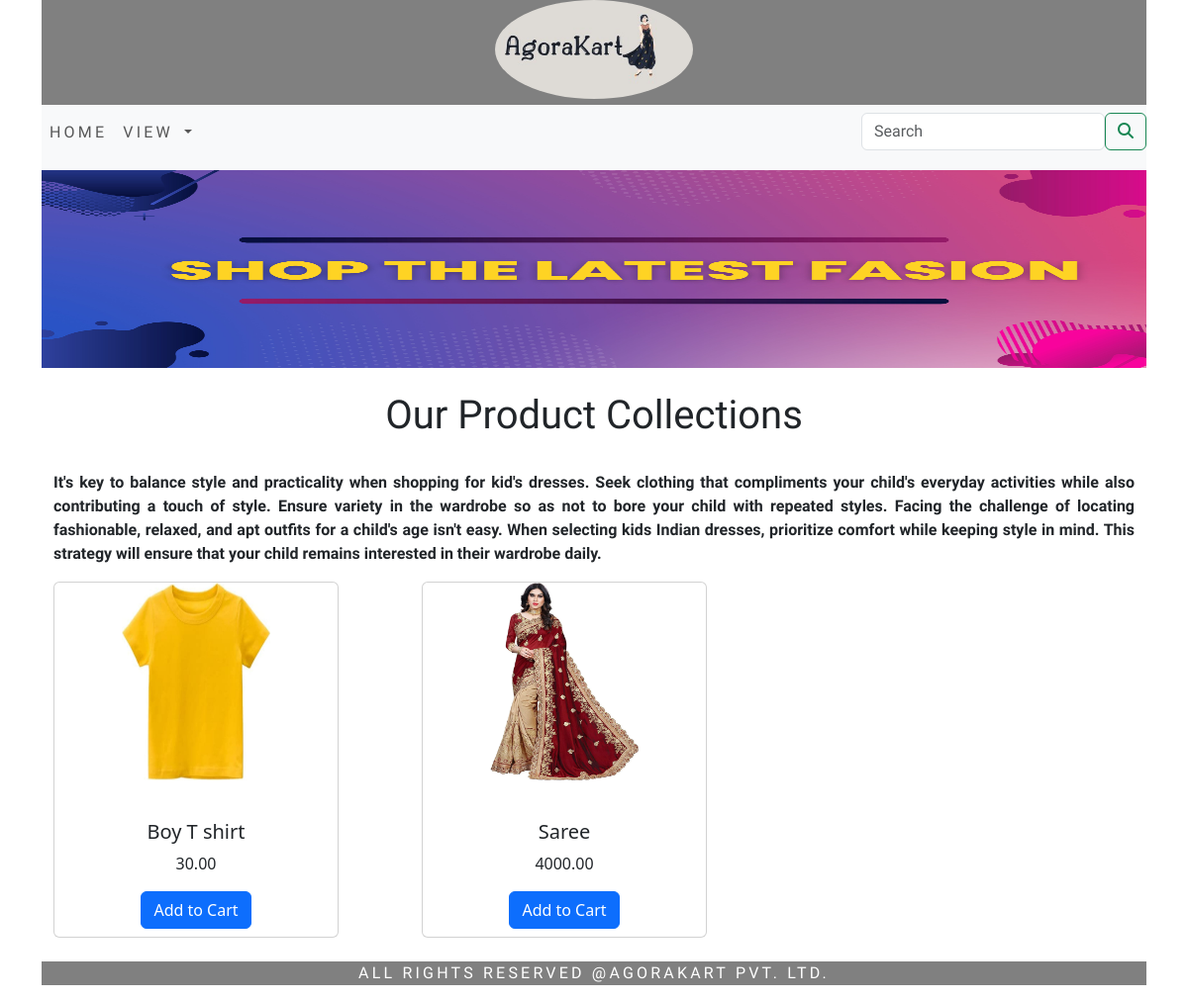
The app's page /agorakart/, older data.
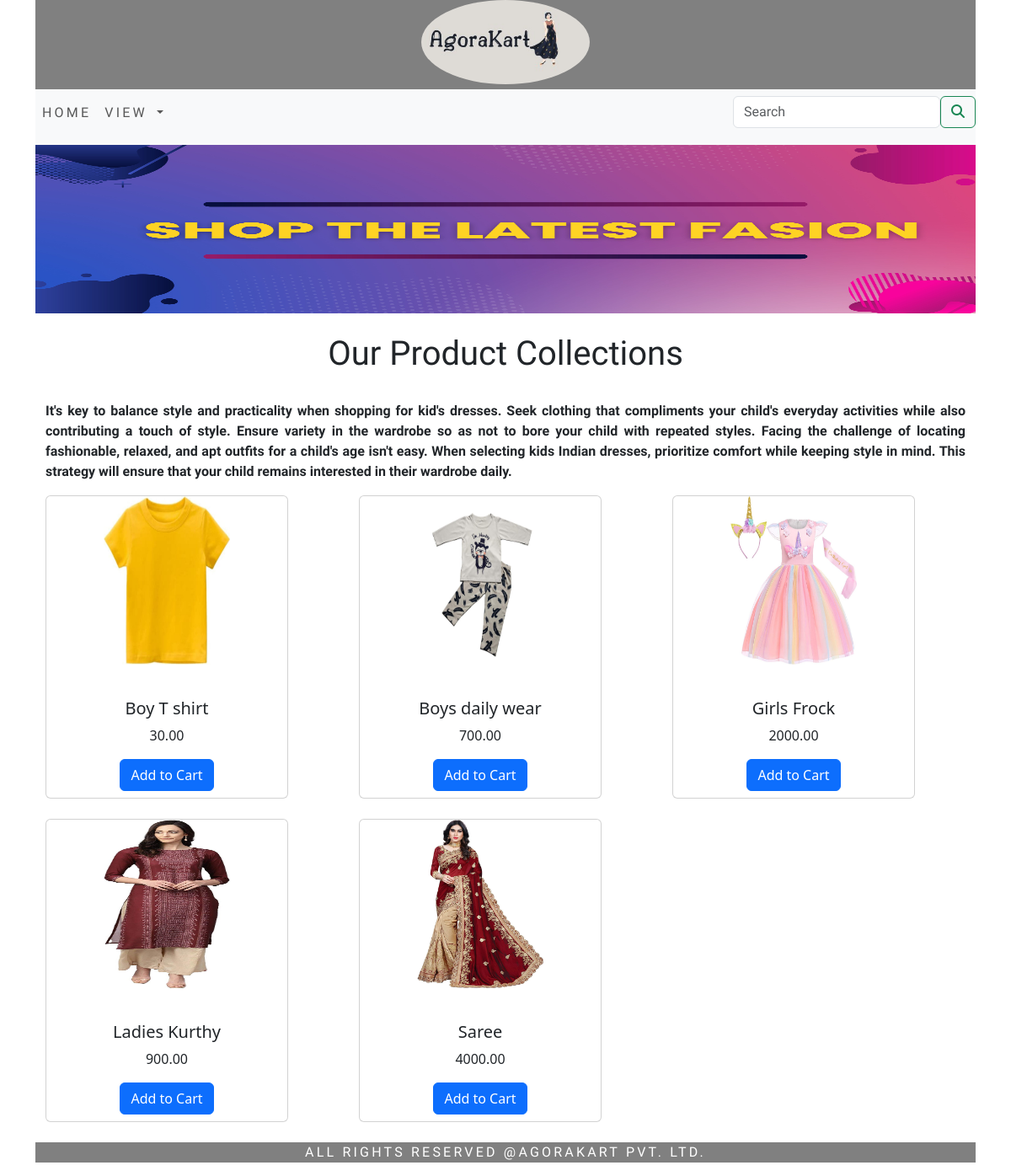
The same page, newer data.
### agorakartapp/models.py (models this page shows, shortened)
class Product(models.Model):
    name=models.CharField(max_length=250,unique=True)
    slug=models.SlugField(unique=True)
    description=models.TextField(blank=True)
    image=models.ImageField(upload_to='product',blank=True)
    price=models.DecimalField(max_digits=10,decimal_places=2)
    stock=models.IntegerField()
    available=models.BooleanField(default=True)
    category=models.ForeignKey(Category,on_delete=models.CASCADE)
    created=models.DateTimeField(auto_now_add=True)
    modified=models.DateTimeField(auto_now=True)
    class Meta:
        ordering=('name',)
        verbose_name='product'
        verbose_name_plural='products'
    def get_url(self):
        return reverse('agorakartapp:productDetail', args=[self.category.slug,self.slug])

### agorakartapp/views.py (the view)
# urls.py: path('',views.allProdCat,name='allProdCat'),
def allProdCat(request,c_slug=None):
    c_page=None
    products_list=None
    if c_slug!=None:
        c_page=get_object_or_404(Category,slug=c_slug)
        products_list=Product.objects.all().filter(category=c_page,available=True)
    else:
        products_list=Product.objects.all().filter(available=True)
    paginator=Paginator(products_list,6)
    try:
        page=int(request.GET.get('page','1'))
    except:
        page=1
    try:
        products=paginator.page(page)
    except (EmptyPage,InvalidPage):
        products=paginator.page(paginator.num_pages)
    return render (request, 'category.html', {'category':c_page,'products':products})

### agorakartapp/context_processors.py (called while the page is built)
def menu_links(request):
    links=Category.objects.all()
    return dict(links=links)

### agorakartapp/models.py (called while the page is built)
    def get_url(self):
        return reverse('agorakartapp:all_product_by_category',args=[self.slug])

### cart/context_processors.py (called while the page is built)
def counter(request):
    item_count=0
    if 'admin' in request.path:
        return {}
    else:
        try:
            cart=Cart.objects.filter(cart_id=_cart_id(request))
            cart_items=CartItem.objects.all().filter(cart=cart[:1])
            for cart_item in cart_items:
                item_count += cart_item.quantity
        except Cart.DoesNotExist:
            item_count=0
    print(item_count)
    return dict(item_count=item_count)

### cart/views.py (called while the page is built)
def _cart_id(request):
    cart=request.session.session_key
    if not cart:
        cart=request.session.create()
    return cart

### templates/category.html (shortened to what this page needs)
{% extends 'base.html' %}
{%load static%}
{%block content%}
{%if category%}
<div>
  <img src="{{category.image.url}}" width="100%" height="300px" alt="{{category.name}}">
</div>
<br>
<div>
  <h1 class="prod text-center">{{category.name}}</h1><br>
  <p class="prod ">{{category.description}}</p>
</div>
{%else%}
<div>
  <img src="{% static 'img/banner.jpg'%}"style="width: 100%; height: 200px" alt="Our Products">
</div>
<br>
<div class="container">
  <div class="cl-prod">
    <h1 class="text-center">Our Product Collections</h1>
    <br>
    <p >It's key to balance style and practicality when shopping for kid's dresses. Seek clothing that compliments your child's everyday activities while also contributing a touch of style. Ensure variety in the wardrobe so as not to bore your child with repeated styles. Facing the challenge of locating fashionable, relaxed, and apt outfits for a child's age isn't easy. When selecting kids Indian dresses, prioritize comfort while keeping style in mind. This strategy will ensure that your child remains interested in their wardrobe daily.</p>
  </div>
  </div>
{%endif%}
<div class="container-fluid">
  <div class="row">
    {% for product in products.object_list %}
      <div class="col-md-4 mb-4">
        <div class="card text-center" style="width: 18rem; height:360px">
          <a href="{{product.get_url}}">
            <img src="{{product.image.url}}" width="150px" height="200px" alt="{{product.name}}">
          </a><br>
          <div class="card-body">
            <h5 class="card-title">{{product.name}}</h5>
            <p class="card-text">{{product.price}}</p>
            <a href="{% url 'cart:add_cart' product.id %}" class="btn btn-primary">Add to Cart</a>
          </div>
        </div>
      </div>
    {% endfor %}
  </div>
</div>
{%endblock%}

### templates/base.html (shortened to what this page needs)
<!DOCTYPE html>
{% load static %}
<html lang="en">
<head>
    <link rel="stylesheet" href="{% static 'css/bootstrap.min.css' %}">
    <link rel="stylesheet" href="{% static 'css/custom.css' %}">
</head>
<body>
<div class="container">
    {% include 'header.html' %}
    {% include 'navbar.html' %}
    {% block content %}
    {% endblock %}
</div>
{% include 'footer.html' %}
</body>
</html>

### templates/header.html
{% load static %}
<header class="centered-header ">
    <div class="oval-logo text-center">
        <img src="{% static 'img/logo.jpg' %}" class="rounded mx-auto d-block" width="200px" height="100px" alt="logoimage">
    </div>
</header>

### templates/navbar.html (shortened to what this page needs)
<nav class="navbar navbar-expand-lg navbar-light bg-light">
  <div class="collapse navbar-collapse " id="navbarSupportedContent">
    <div class="nav-left">
    <ul class="navbar-nav">
      <li class="nav-item active">
        <a class="nav-link" href="{% url 'agorakartapp:allProdCat'%}">Home</a>
      </li>
      <li class="nav-item dropdown">
        <a class="nav-link dropdown-toggle" href="#" id="navbarDropdown" role="button" data-toggle="dropdown" aria-haspopup="true" aria-expanded="false">
          View
        </a>
      </li>
    </ul>
    </div>
    <div class="nav-right ms-auto ">
    <form class="form-inline my-2 my-lg-0  d-flex" action="{% url 'searchapp:searchProd' %}" method="get">
      <input class="form-control mr-sm-2 " type="search" placeholder="Search" aria-label="Search" name="q">
      <button class="btn btn-outline-success my-2 my-sm-0  " type="submit"><i class="fa-solid fa-magnifying-glass"></i></button>
    </form>
    </div>
  </div>
</nav>

### templates/footer.html
<footer>
    <div class="container">
        <div class="text-center footer-item">
            <p>All Rights Reserved @AgoraKart Pvt. Ltd.</p>
        </div>
    </div>
</footer>

### static/css/custom.css (style rules this page uses)
.centered-header { text-align: center; background-color:grey; }
.oval-logo { display: inline-block; border-radius: 50%; overflow: hidden; }
.oval-logo img { width: 200px; height: 100px; border-radius: 50%; object-fit: cover; display: block; margin: 0 auto; }
.nav-left { width:50%; height:50px; }
.nav-right { text-align:right; font-family: 'Gowun Batang', serif; height:50px; }
.navbar-nav { font-family: 'Gowun Batang', serif; }
.nav-item { letter-spacing:.2em; font size:14px; text-transform:uppercase; }
.footer-item { font-family: 'Gowun Batang', serif; letter-spacing:.2em; text-transform:uppercase; background-color:grey; color:white; }
.cl-prod { font-family: 'Gowun Batang', serif; font-weight: bold; text-align: justify }

Row changes from the older to the newer data that the page shows:
added Product: image (picture), name "Boys daily wear", price "700.00"
added Product: image (picture), name "Girls Frock", price "2000.00"
added Product: image (picture), name "Ladies Kurthy", price "900.00"
